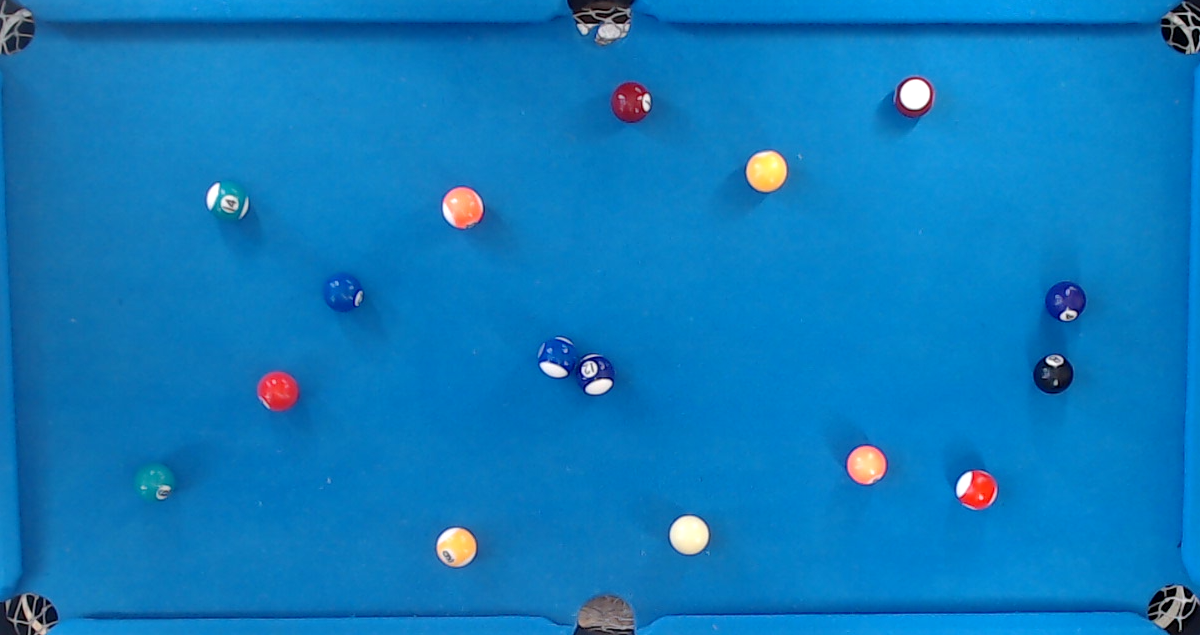
#> input picture test.png, 1200 x 635 px
$ python grey.py
#> lines starting #> are read from the running program, lines starting #| are printed output that depends on the picture
#Sample Testing Code to Convert an Image to Greyscale
import numpy as np
import matplotlib.pyplot as plt
import matplotlib.image as mpimg

def rgb2gray(rgb):
    return np.dot(rgb[...,:3], [0.4989, 0.6870, 0.3140])

img = mpimg.imread('test.png')
#> img is the input picture: shape (635, 1200, 3) float32; mean R, G, B 0.0521, 0.481, 0.74
gray = rgb2gray(img)
#> in rgb2gray, `return np.dot(rgb[...,:3], [0.4989, 0.6870, 0.3140])`:
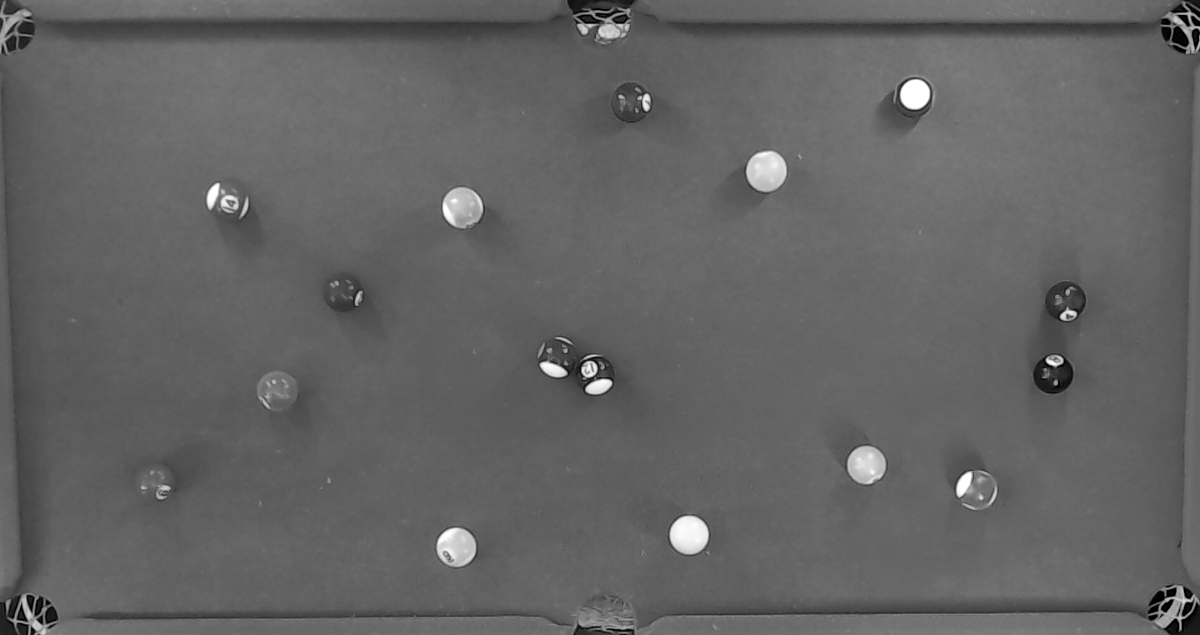
#> returned value: shape (635, 1200) float64; min 0, max 1.5, mean 0.589; drawn with min black and max white
plt.imshow(gray, cmap=plt.get_cmap('gray'), vmin=0, vmax=1)
plt.savefig("grey_2.png")

$ run again, with fails.png copied over test.png
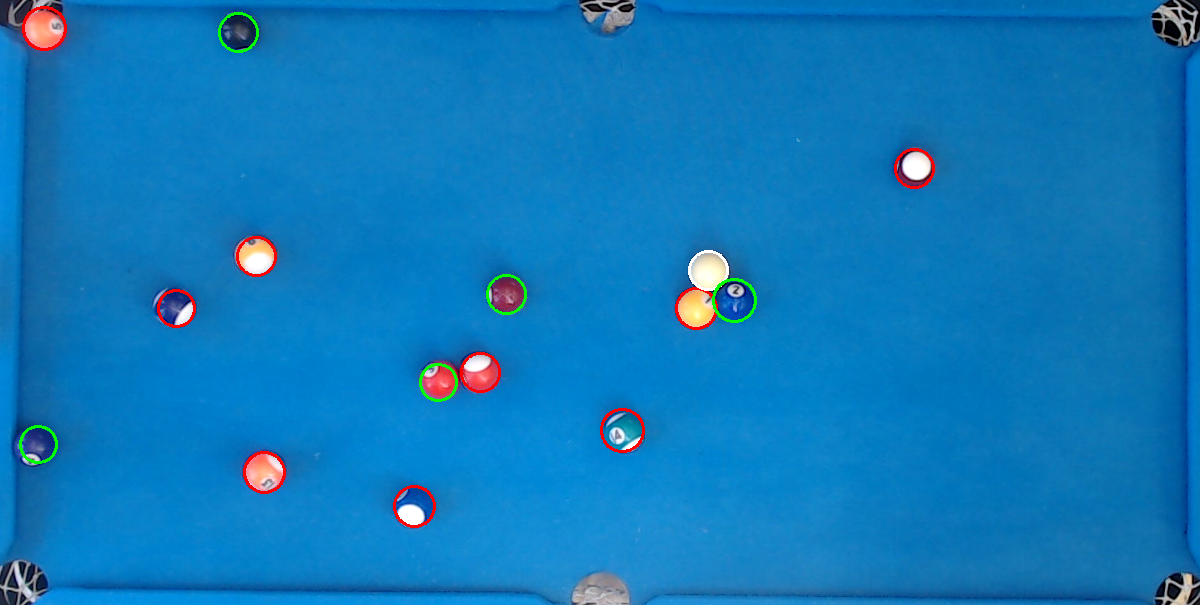
#> input picture fails.png, 1200 x 605 px
#> img is the input picture: shape (605, 1200, 3) float32; mean R, G, B 0.0599, 0.475, 0.729
#> in rgb2gray, `return np.dot(rgb[...,:3], [0.4989, 0.6870, 0.3140])`:
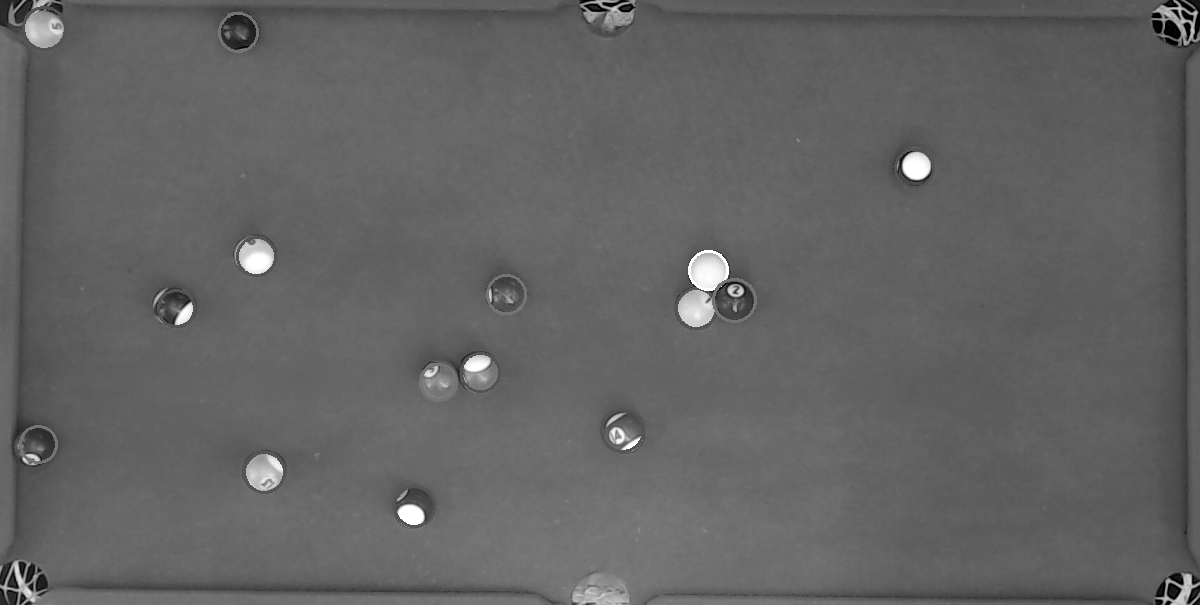
#> returned value: shape (605, 1200) float64; min 0, max 1.5, mean 0.585; drawn with min black and max white
